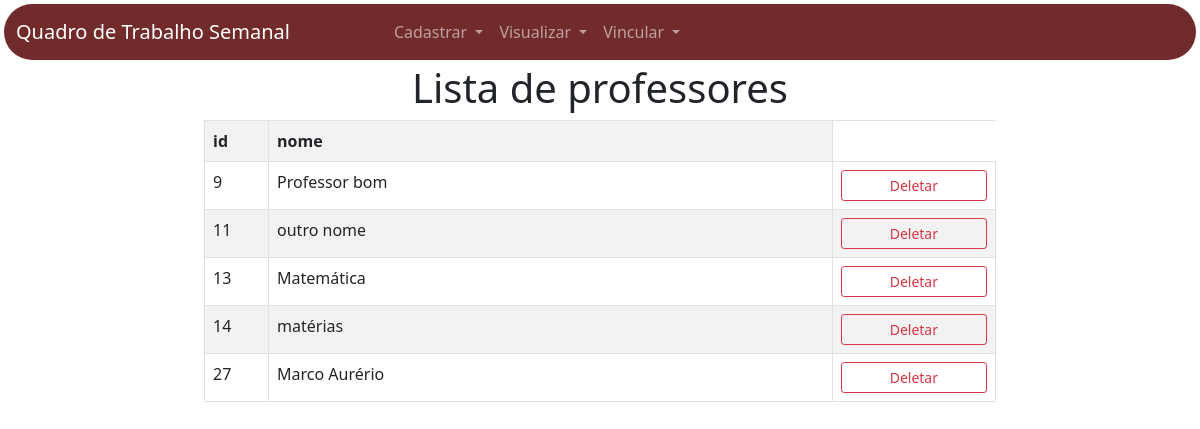
The page /listar_professores/ on the database as committed earlier.
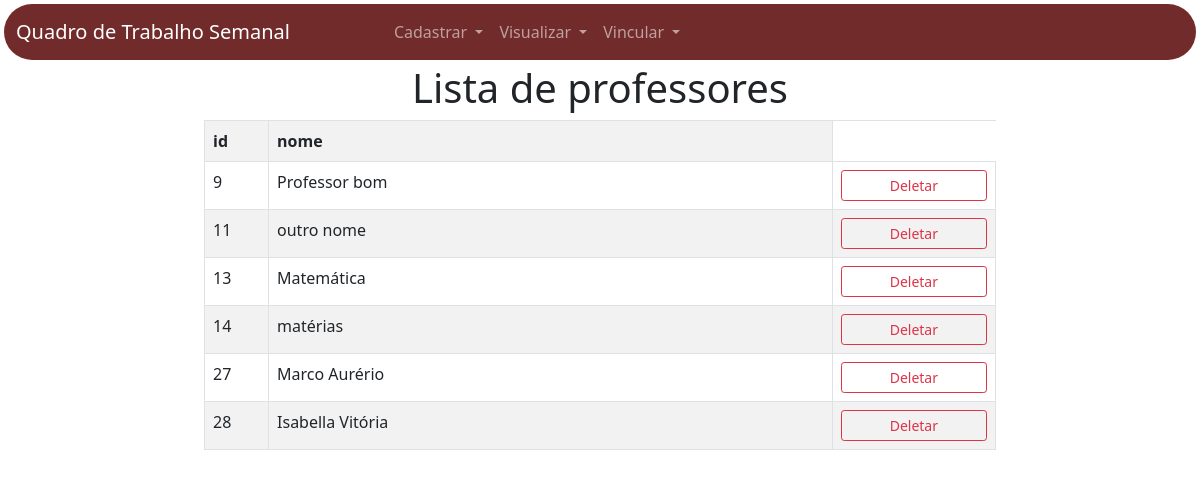
The same page on the database as committed later.
### app_qts/models.py (models this page shows)
class Professor(models.Model):
    id_professor = models.AutoField(primary_key=True)
    nome = models.TextField(max_length=255)

### app_qts/views.py (the view)
# urls.py: path('listar_professores/',views.listar_professores,name='listar_professores'),
def listar_professores(request):
    professores = {
        'professores': Professor.objects.all()
    }
    return render(request,'qts/listagem/professores.html',professores)

### app_qts/templates/qts/listagem/professores.html
{% extends 'qts/base.html' %}
{% block conteudo %}
<div class="row text-center">
    <h1>Lista de professores</h1>
</div>
<div class="row">
    <div class="col"></div>
    <div class="col-8 justify-content-center">
        <table class="table table-bordered table-striped">
            <tr>
                <th class="col-1">id</th>
                <th class="col-9">nome</th>
            </tr>
            {% for professor in professores %}
            <tr>
                <td>{{professor.id_professor}}</td>
                <td>{{professor.nome}}</td>
                <td>
                    {% if professor.id_professor %}
                    <a href=" {% url 'deletar_professores' professor.id_professor %} " class="btn btn-outline-danger btn-sm px-5">Deletar</a>
                    {% endif %}
                </td>
            </tr>
            {% endfor %}
        </table>
    </div>
    <div class="col"></div>
</div>
{% endblock %}

Rows that differ between the two databases and show on the page:
added Professor: id_professor "28", nome "Isabella Vitória", shows "Deletar"
